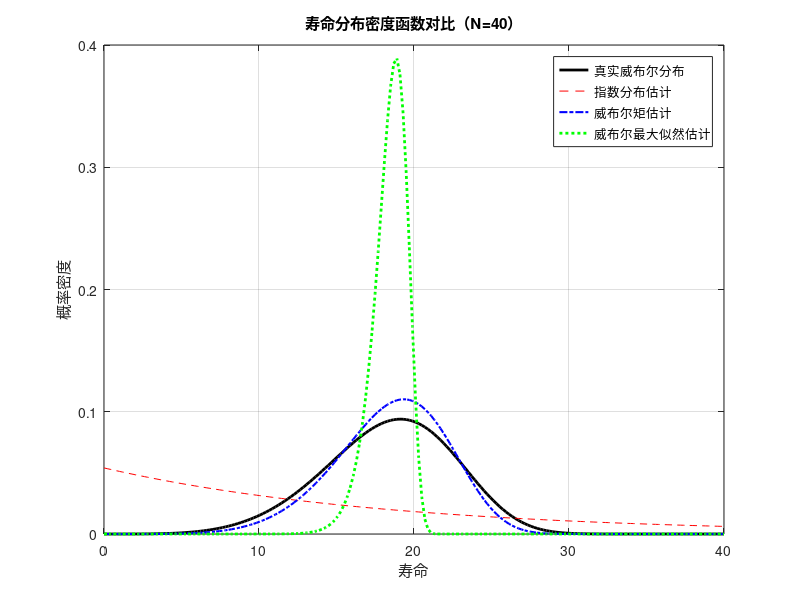

Write the MATLAB code that produced this figure. (Note: this script raises an error after producing the figure.)
clear; clc; close all;

% 参数设定
gama = 5;     % 形状参数
theta = 20;   % 尺度参数
N = 40;       % 样本量
n_rep = 1000; % 模拟次数
s_sizes = [10, 30, 50, 100, 200]; % 不同样本量
% 生成威布尔分布样本
S = wblrnd(theta, gama, N, 1);
% 指数分布参数估计
lambda_exp = 1/mean(S); 
% 威布尔分布矩估计
mu = mean(S);                  % 样本均值
m2 = mean(S.^2);               % 样本二阶原点矩
Cv2 = (m2 / mu^2) - 1;         % 变异系数平方
fun_g = @(g) (gamma(1 + 2/g) / (gamma(1 + 1/g))^2) - 1 - Cv2;% 方程逻辑：[Gamma(1+2/k)/Gamma(1+1/k)^2] - 1 = Cv2
g_low = 0.5;  
g_high = 10;
tol = 1e-6;   % 迭代精度
while (g_high - g_low) > tol
    g_mid = (g_low + g_high) / 2;
    f_mid = fun_g(g_mid);
    if f_mid > 0
        g_low = g_mid;
    else
        g_high = g_mid;
    end
end
g_jv = g_mid;
theta_jv = mu / gamma(1 + 1/g_jv); 
% 最大似然估计
[shape_weib_mle, scale_weib_mle] = wblfit(S);
shape_weib_mle = shape_weib_mle(1);
scale_weib_mle = scale_weib_mle(1);
% 绘制密度函数对比
x = linspace(0, 2*theta, 200);
f_true = wblpdf(x, theta, gama);          % 真实分布
f_exp = exppdf(x, 1/lambda_exp);          % 指数分布估计
f_weib_mom = wblpdf(x, theta_jv, g_jv);   % 矩估计分布
f_weib_mle = wblpdf(x, scale_weib_mle, shape_weib_mle); % 最大似然分布

figure('Position', [100, 100, 800, 500]);
plot(x, f_true, 'k-', 'LineWidth', 2, 'DisplayName', '真实威布尔分布');
hold on;
plot(x, f_exp, 'r--', 'DisplayName', '指数分布估计');
plot(x, f_weib_mom, 'b-.', 'LineWidth', 1.5, 'DisplayName', '威布尔矩估计');
plot(x, f_weib_mle, 'g:', 'LineWidth', 2, 'DisplayName', '威布尔最大似然估计');
xlabel('寿命'); ylabel('概率密度');
legend('Location', 'best');
title(sprintf('寿命分布密度函数对比（N=%d）', N));
grid on;
hold off;

% 不同样本量下的变异系数分析
gama_dif = zeros(n_rep, length(s_sizes));
theta_dif = zeros(n_rep, length(s_sizes));

for i = 1:length(s_sizes)
    N_i = s_sizes(i);
    for j = 1:n_rep
        S_j = wblrnd(theta, gama, N_i, 1);
        [gama_j, theta_j] = wblfit(S_j);
        gama_dif(j,i) = gama_j(1);
        theta_dif(j,i) = theta_j(1);
    end
end

% 计算变异系数
cv_gama = std(gama_dif, 0, 1) ./ mean(gama_dif, 1);
cv_theta = std(theta_dif, 0, 1) ./ mean(theta_dif, 1);

figure('Position', [100, 200, 800, 500]);
plot(s_sizes, cv_gama, 'ro-', 'MarkerSize', 6, 'DisplayName', '形状参数变异系数');
hold on;
plot(s_sizes, cv_theta, 'bs-', 'MarkerSize', 6, 'DisplayName', '尺度参数变异系数');
xlabel('样本量N'); ylabel('变异系数（标准差/均值）');
legend('Location', 'best');
title('威布尔参数MLE估计的变异系数随样本量的变化');
grid on;
hold off;

fprintf('形状参数：%.4f，尺度参数：%.4f\n', gama, theta);
fprintf('威布尔矩估计 - 形状：%.4f，尺度：%.4f\n', g_jv, theta_jv);
fprintf('威布尔MLE - 形状：%.4f，尺度：%.4f\n', shape_weib_mle, scale_weib_mle);